Frame 1 (no input): blank canvas, image omitted
Frame 60 (the mouse pressed at the canvas centre just before this capture): blank canvas, image omitted
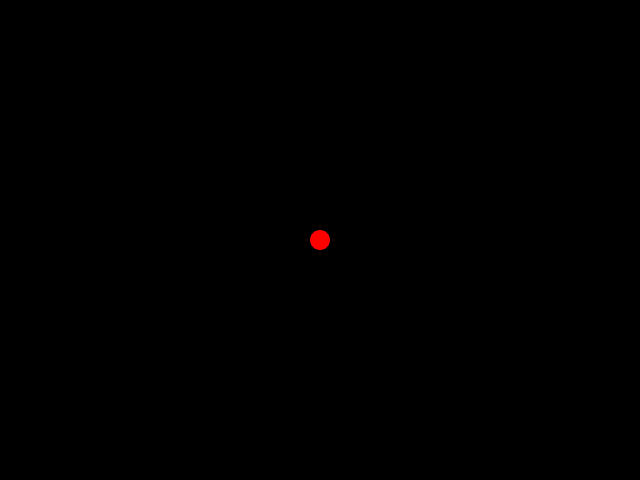
Frame 120 (the mouse held since frame 60 and released just before this capture)

The Processing sketch whose frames 1 and 60 were blank and that drew this single picture after the mouse press (run headless with seeded random() and noise(); from frame 60 on, the mouse is pressed at the canvas centre):

// Processing sketch: t1ej3_elipsecolor
// ── t1ej3_elipsecolor.pde

float avg = 0;
float MAX_VEL = 30;
float OLD_WEIGHT = 0.8;

void setup() {
  size(640, 480);
  colorMode(HSB, 100);
  noStroke();
}

void draw() {
  background(0, 0, 0);
  
  float vel = sqrt(pow(pmouseX - mouseX, 2) + pow(pmouseY - mouseY, 2));
  if (vel > MAX_VEL) {
    vel = MAX_VEL;
  }

  // Apply IIR filter
  avg = avg * OLD_WEIGHT + vel * (1 - OLD_WEIGHT) / MAX_VEL;

  fill(avg * 100, 100, 100);
  ellipse(mouseX, mouseY, 20, 20);
}
